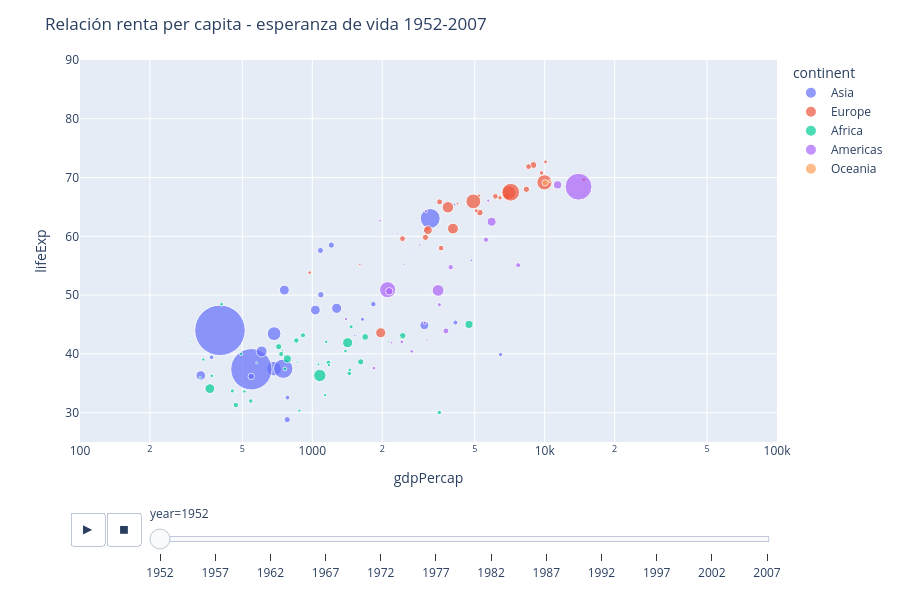

The notebook cell this image was saved under:
### Code cell
animacion.update_layout(title_text="Relación renta per capita - esperanza de vida 1952-2007", 
                        font_size=12, 
                        height = 600)

animacion

### Figure 1 — Plotly figure (JSON) as saved in the notebook; plotly's stock layout.template omitted (floating-point values rounded to 4 significant figures)
{"data": [{"hovertemplate": "<b>%{hovertext}</b><br><br>continent=Asia<br>year=1952<br>gdpPercap=%{x}<br>lifeExp=%{y}<br>pop=%{marker.size}<extra></extra>", "hovertext": ["Afghanistan", "Bahrain", "Bangladesh", "Cambodia", "China", "Hong Kong, China", "India", "Indonesia", "Iran", "Iraq", "Israel", "Japan", "Jordan", "Korea, Dem. Rep.", "Korea, Rep.", "Kuwait", "Lebanon", "Malaysia", "Mongolia", "Myanmar", "Nepal", "Oman", "Pakistan", "Philippines", "Saudi Arabia", "Singapore", "Sri Lanka", "Syria", "Taiwan", "Thailand", "Vietnam", "West Bank and Gaza", "Yemen, Rep."], "legendgroup": "Asia", "marker": {"color": "#636efa", "size": [8425333, 120447, 46886859, 4693836, 556263527, 2125900, 372000000, 82052000, 17272000, 5441766, 1620914, 86459025, 607914, 8865488, 20947571, 160000, 1439529, 6748378, 800663, 20092996, 9182536, 507833, 41346560, 22438691, 4005677, 1127000, 7982342, 3661549, 8550362, 21289402, 26246839, 1030585, 4963829], "sizemode": "area", "sizeref": 435900.0, "symbol": "circle"}, "mode": "markers", "name": "Asia", "orientation": "v", "showlegend": true, "type": "scatter", "x": [779.4, 9867.0, 684.2, 368.5, 400.4, 3054.0, 546.6, 749.7, 3035.0, 4130.0, 4087.0, 3217.0, 1547.0, 1088.0, 1031.0, 108400.0, 4835.0, 1831.0, 786.6, 331.0, 545.9, 1828.0, 684.6, 1273.0, 6460.0, 2315.0, 1084.0, 1643.0, 1207.0, 757.8, 605.1, 1516.0, 781.7], "xaxis": "x", "y": [28.8, 50.94, 37.48, 39.42, 44.0, 60.96, 37.37, 37.47, 44.87, 45.32, 65.39, 63.03, 43.16, 50.06, 47.45, 55.56, 55.93, 48.46, 42.24, 36.32, 36.16, 37.58, 43.44, 47.75, 39.88, 60.4, 57.59, 45.88, 58.5, 50.85, 40.41, 43.16, 32.55], "yaxis": "y"}, {"hovertemplate": "<b>%{hovertext}</b><br><br>continent=Europe<br>year=1952<br>gdpPercap=%{x}<br>lifeExp=%{y}<br>pop=%{marker.size}<extra></extra>", "hovertext": ["Albania", "Austria", "Belgium", "Bosnia and Herzegovina", "Bulgaria", "Croatia", "Czech Republic", "Denmark", "Finland", "France", "Germany", "Greece", "Hungary", "Iceland", "Ireland", "Italy", "Montenegro", "Netherlands", "Norway", "Poland", "Portugal", "Romania", "Serbia", "Slovak Republic", "Slovenia", "Spain", "Sweden", "Switzerland", "Turkey", "United Kingdom"], "legendgroup": "Europe", "marker": {"color": "#EF553B", "size": [1282697, 6927772, 8730405, 2791000, 7274900, 3882229, 9125183, 4334000, 4090500, 42459667, 69145952, 7733250, 9504000, 147962, 2952156, 47666000, 413834, 10381988, 3327728, 25730551, 8526050, 16630000, 6860147, 3558137, 1489518, 28549870, 7124673, 4815000, 22235677, 50430000], "sizemode": "area", "sizeref": 435900.0, "symbol": "circle"}, "mode": "markers", "name": "Europe", "orientation": "v", "showlegend": true, "type": "scatter", "x": [1601.0, 6137.0, 8343.0, 973.5, 2444.0, 3119.0, 6876.0, 9692.0, 6425.0, 7030.0, 7144.0, 3531.0, 5264.0, 7268.0, 5210.0, 4931.0, 2648.0, 8942.0, 10100.0, 4029.0, 3068.0, 3145.0, 3581.0, 5075.0, 4215.0, 3834.0, 8528.0, 14730.0, 1969.0, 9980.0], "xaxis": "x", "y": [55.23, 66.8, 68.0, 53.82, 59.6, 61.21, 66.87, 70.78, 66.55, 67.41, 67.5, 65.86, 64.03, 72.49, 66.91, 65.94, 59.16, 72.13, 72.67, 61.31, 59.82, 61.05, 58.0, 64.36, 65.57, 64.94, 71.86, 69.62, 43.59, 69.18], "yaxis": "y"}, {"hovertemplate": "<b>%{hovertext}</b><br><br>continent=Africa<br>year=1952<br>gdpPercap=%{x}<br>lifeExp=%{y}<br>pop=%{marker.size}<extra></extra>", "hovertext": ["Algeria", "Angola", "Benin", "Botswana", "Burkina Faso", "Burundi", "Cameroon", "Central African Republic", "Chad", "Comoros", "Congo, Dem. Rep.", "Congo, Rep.", "Cote d'Ivoire", "Djibouti", "Egypt", "Equatorial Guinea", "Eritrea", "Ethiopia", "Gabon", "Gambia", "Ghana", "Guinea", "Guinea-Bissau", "Kenya", "Lesotho", "Liberia", "Libya", "Madagascar", "Malawi", "Mali", "Mauritania", "Mauritius", "Morocco", "Mozambique", "Namibia", "Niger", "Nigeria", "Reunion", "Rwanda", "Sao Tome and Principe", "Senegal", "Sierra Leone", "Somalia", "South Africa", "Sudan", "Swaziland", "Tanzania", "Togo", "Tunisia", "Uganda", "Zambia", "Zimbabwe"], "legendgroup": "Africa", "marker": {"color": "#00cc96", "size": [9279525, 4232095, 1738315, 442308, 4469979, 2445618, 5009067, 1291695, 2682462, 153936, 14100005, 854885, 2977019, 63149, 22223309, 216964, 1438760, 20860941, 420702, 284320, 5581001, 2664249, 580653, 6464046, 748747, 863308, 1019729, 4762912, 2917802, 3838168, 1022556, 516556, 9939217, 6446316, 485831, 3379468, 33119096, 257700, 2534927, 60011, 2755589, 2143249, 2526994, 14264935, 8504667, 290243, 8322925, 1219113, 3647735, 5824797, 2672000, 3080907], "sizemode": "area", "sizeref": 435900.0, "symbol": "circle"}, "mode": "markers", "name": "Africa", "orientation": "v", "showlegend": true, "type": "scatter", "x": [2449.0, 3521.0, 1063.0, 851.2, 543.3, 339.3, 1173.0, 1071.0, 1179.0, 1103.0, 780.5, 2126.0, 1389.0, 2670.0, 1419.0, 375.6, 328.9, 362.1, 4293.0, 485.2, 911.3, 510.2, 299.9, 853.5, 298.8, 575.6, 2388.0, 1443.0, 369.2, 452.3, 743.1, 1968.0, 1688.0, 468.5, 2424.0, 761.9, 1077.0, 2719.0, 493.3, 879.6, 1450.0, 879.8, 1136.0, 4725.0, 1616.0, 1148.0, 716.7, 859.8, 1468.0, 734.8, 1147.0, 406.9], "xaxis": "x", "y": [43.08, 30.02, 38.22, 47.62, 31.98, 39.03, 38.52, 35.46, 38.09, 40.72, 39.14, 42.11, 40.48, 34.81, 41.89, 34.48, 35.93, 34.08, 37.0, 30.0, 43.15, 33.61, 32.5, 42.27, 42.14, 38.48, 42.72, 36.68, 36.26, 33.69, 40.54, 50.99, 42.87, 31.29, 41.73, 37.44, 36.32, 52.72, 40.0, 46.47, 37.28, 30.33, 32.98, 45.01, 38.63, 41.41, 41.22, 38.6, 44.6, 39.98, 42.04, 48.45], "yaxis": "y"}, {"hovertemplate": "<b>%{hovertext}</b><br><br>continent=Americas<br>year=1952<br>gdpPercap=%{x}<br>lifeExp=%{y}<br>pop=%{marker.size}<extra></extra>", "hovertext": ["Argentina", "Bolivia", "Brazil", "Canada", "Chile", "Colombia", "Costa Rica", "Cuba", "Dominican Republic", "Ecuador", "El Salvador", "Guatemala", "Haiti", "Honduras", "Jamaica", "Mexico", "Nicaragua", "Panama", "Paraguay", "Peru", "Puerto Rico", "Trinidad and Tobago", "United States", "Uruguay", "Venezuela"], "legendgroup": "Americas", "marker": {"color": "#ab63fa", "size": [17876956, 2883315, 56602560, 14785584, 6377619, 12350771, 926317, 6007797, 2491346, 3548753, 2042865, 3146381, 3201488, 1517453, 1426095, 30144317, 1165790, 940080, 1555876, 8025700, 2227000, 662850, 157553000, 2252965, 5439568], "sizemode": "area", "sizeref": 435900.0, "symbol": "circle"}, "mode": "markers", "name": "Americas", "orientation": "v", "showlegend": true, "type": "scatter", "x": [5911.0, 2677.0, 2109.0, 11370.0, 3940.0, 2144.0, 2627.0, 5587.0, 1398.0, 3522.0, 3048.0, 2428.0, 1840.0, 2195.0, 2899.0, 3478.0, 3112.0, 2480.0, 1952.0, 3759.0, 3082.0, 3023.0, 13990.0, 5717.0, 7690.0], "xaxis": "x", "y": [62.48, 40.41, 50.92, 68.75, 54.74, 50.64, 57.21, 59.42, 45.93, 48.36, 45.26, 42.02, 37.58, 41.91, 58.53, 50.79, 42.31, 55.19, 62.65, 43.9, 64.28, 59.1, 68.44, 66.07, 55.09], "yaxis": "y"}, {"hovertemplate": "<b>%{hovertext}</b><br><br>continent=Oceania<br>year=1952<br>gdpPercap=%{x}<br>lifeExp=%{y}<br>pop=%{marker.size}<extra></extra>", "hovertext": ["Australia", "New Zealand"], "legendgroup": "Oceania", "marker": {"color": "#FFA15A", "size": [8691212, 1994794], "sizemode": "area", "sizeref": 435900.0, "symbol": "circle"}, "mode": "markers", "name": "Oceania", "orientation": "v", "showlegend": true, "type": "scatter", "x": [10040.0, 10560.0], "xaxis": "x", "y": [69.12, 69.39], "yaxis": "y"}], "layout": {"font": {"size": 12}, "height": 600, "legend": {"itemsizing": "constant", "title": {"text": "continent"}, "tracegroupgap": 0}, "margin": {"t": 60}, "sliders": [{"active": 0, "currentvalue": {"prefix": "year="}, "len": 0.9, "pad": {"b": 10, "t": 60}, "steps": [{"args": [["1952"], {"frame": {"duration": 0, "redraw": false}, "fromcurrent": true, "mode": "immediate", "transition": {"duration": 0, "easing": "linear"}}], "label": "1952", "method": "animate"}, {"args": [["1957"], {"frame": {"duration": 0, "redraw": false}, "fromcurrent": true, "mode": "immediate", "transition": {"duration": 0, "easing": "linear"}}], "label": "1957", "method": "animate"}, {"args": [["1962"], {"frame": {"duration": 0, "redraw": false}, "fromcurrent": true, "mode": "immediate", "transition": {"duration": 0, "easing": "linear"}}], "label": "1962", "method": "animate"}, {"args": [["1967"], {"frame": {"duration": 0, "redraw": false}, "fromcurrent": true, "mode": "immediate", "transition": {"duration": 0, "easing": "linear"}}], "label": "1967", "method": "animate"}, {"args": [["1972"], {"frame": {"duration": 0, "redraw": false}, "fromcurrent": true, "mode": "immediate", "transition": {"duration": 0, "easing": "linear"}}], "label": "1972", "method": "animate"}, {"args": [["1977"], {"frame": {"duration": 0, "redraw": false}, "fromcurrent": true, "mode": "immediate", "transition": {"duration": 0, "easing": "linear"}}], "label": "1977", "method": "animate"}, {"args": [["1982"], {"frame": {"duration": 0, "redraw": false}, "fromcurrent": true, "mode": "immediate", "transition": {"duration": 0, "easing": "linear"}}], "label": "1982", "method": "animate"}, {"args": [["1987"], {"frame": {"duration": 0, "redraw": false}, "fromcurrent": true, "mode": "immediate", "transition": {"duration": 0, "easing": "linear"}}], "label": "1987", "method": "animate"}, {"args": [["1992"], {"frame": {"duration": 0, "redraw": false}, "fromcurrent": true, "mode": "immediate", "transition": {"duration": 0, "easing": "linear"}}], "label": "1992", "method": "animate"}, {"args": [["1997"], {"frame": {"duration": 0, "redraw": false}, "fromcurrent": true, "mode": "immediate", "transition": {"duration": 0, "easing": "linear"}}], "label": "1997", "method": "animate"}, {"args": [["2002"], {"frame": {"duration": 0, "redraw": false}, "fromcurrent": true, "mode": "immediate", "transition": {"duration": 0, "easing": "linear"}}], "label": "2002", "method": "animate"}, {"args": [["2007"], {"frame": {"duration": 0, "redraw": false}, "fromcurrent": true, "mode": "immediate", "transition": {"duration": 0, "easing": "linear"}}], "label": "2007", "method": "animate"}], "x": 0.1, "xanchor": "left", "y": 0, "yanchor": "top"}], "title": {"text": "Relación renta per capita - esperanza de vida 1952-2007"}, "updatemenus": [{"buttons": [{"args": [null, {"frame": {"duration": 500, "redraw": false}, "fromcurrent": true, "mode": "immediate", "transition": {"duration": 500, "easing": "linear"}}], "label": "&#9654;", "method": "animate"}, {"args": [[null], {"frame": {"duration": 0, "redraw": false}, "fromcurrent": true, "mode": "immediate", "transition": {"duration": 0, "easing": "linear"}}], "label": "&#9724;", "method": "animate"}], "direction": "left", "pad": {"r": 10, "t": 70}, "showactive": false, "type": "buttons", "x": 0.1, "xanchor": "right", "y": 0, "yanchor": "top"}], "xaxis": {"anchor": "y", "domain": [0, 1], "range": [2, 5], "title": {"text": "gdpPercap"}, "type": "log"}, "yaxis": {"anchor": "x", "domain": [0, 1], "range": [25, 90], "title": {"text": "lifeExp"}}}}
